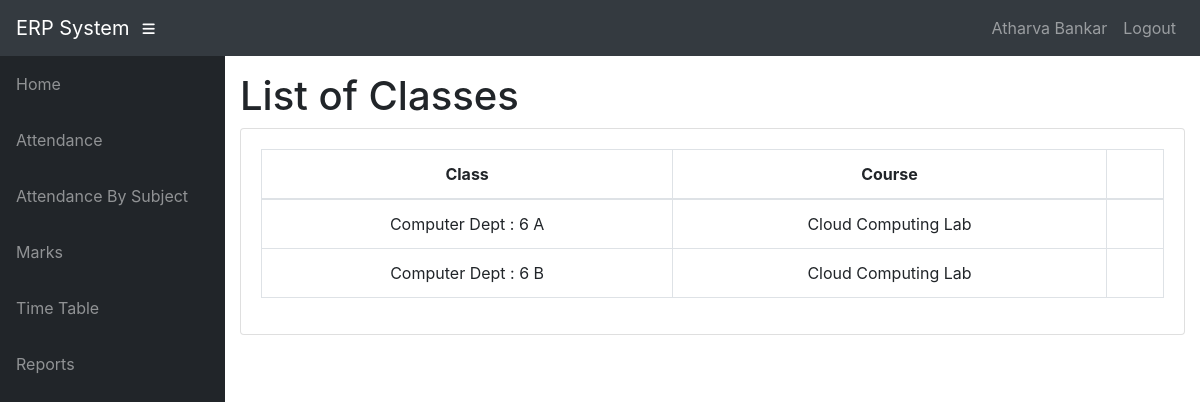
Screenshot of /teacher/tec001/41/Classes/ (signed in) with the database file from the repository.
### info/models.py (models this page shows, shortened)
class User(AbstractUser):
    @property
    def is_student(self):
        if hasattr(self, 'student'):
            return True
        return False

class Student(models.Model):
    user = models.OneToOneField(User, on_delete=models.CASCADE, null=True)
    class_id = models.ForeignKey(Class, on_delete=models.CASCADE, default=1)
    USN = models.CharField(primary_key='True', max_length=100)
    name = models.CharField(max_length=200)
    sex = models.CharField(max_length=50, choices=sex_choice, default='Male')
    DOB = models.DateField(default='1998-01-01')

class Assign(models.Model):
    class_id = models.ForeignKey(Class, on_delete=models.CASCADE)
    course = models.ForeignKey(Course, on_delete=models.CASCADE)
    teacher = models.ForeignKey(Teacher, on_delete=models.CASCADE)
    class Meta:
        unique_together = (('course', 'class_id', 'teacher'),)

class Class(models.Model):
    id = models.CharField(primary_key='True', max_length=100)
    dept = models.ForeignKey(Dept, on_delete=models.CASCADE)
    section = models.CharField(max_length=100)
    sem = models.IntegerField()
    class Meta:
        verbose_name_plural = 'classes'
    def __str__(self):
        d = Dept.objects.get(name=self.dept)
        return '%s : %d %s' % (d.name, self.sem, self.section)

class Dept(models.Model):
    id = models.CharField(primary_key='True', max_length=100)
    name = models.CharField(max_length=200)
    def __str__(self):
        return self.name

class Course(models.Model):
    dept = models.ForeignKey(Dept, on_delete=models.CASCADE)
    id = models.CharField(primary_key='True', max_length=50)
    name = models.CharField(max_length=50)
    shortname = models.CharField(max_length=50, default='X')
    def __str__(self):
        return self.name

### info/views.py (the view)
# urls.py: path('teacher/<slug:teacher_id>/<int:choice>/Classes/', views.t_clas, name='t_clas'),
@login_required
def t_clas(request, teacher_id, choice):
    teacher1 = get_object_or_404(Teacher, id=teacher_id)
    return render(request, 'info/t_clas.html', {'teacher1': teacher1, 'choice': choice})

### info/templates/info/t_clas.html (shortened to what this page needs)
{% extends 'info/base.html' %}
{% block content %}
    <h1>List of Classes</h1>
    <div class="card mb-3">
            <div class="card-body">
              <div class="table-responsive">
                <table class="table table-bordered text-center" id="dataTable" width="100%" cellspacing="0">
                  <thead>
                    <tr>
                        <th>Class</th>
                        <th>Course</th>
                        <th></th>
                    </tr>
                  </thead>
                  <tbody>
                    {% for ass in teacher1.assign_set.all %}
                    <tr>
                        <td>{{ ass.class_id }}</td>
                        <td>{{ ass.course }}</td>
                        <td>
                        </td>
                    </tr>
                    {% empty %}
                            <p>teacher has no courses</p>
                    {% endfor %}
                  </tbody>
                </table>
              </div>
    </div>
{% endblock %}

### info/templates/info/base.html (shortened to what this page needs)
<!DOCTYPE html>
<html lang="en">
  <head>
    {% load static %}
    <link
      href="{% static '/info/bootstrap/vendor/bootstrap/css/bootstrap.min.css' %}"
      rel="stylesheet"
    />
    <link
      href="{% static '/info/bootstrap/vendor/fontawesome-free/css/all.min.css' %}"
      rel="stylesheet"
      type="text/css"
    />
    <link
      href="{% static '/info/bootstrap/vendor/datatables/dataTables.bootstrap4.css' %}"
      rel="stylesheet"
    />
    <link
      href="{% static '/info/bootstrap/css/sb-admin.css' %}"
      rel="stylesheet"
    />
  </head>
  <body id="page-top">
    <nav class="navbar navbar-expand navbar-dark bg-dark static-top">
      <a class="navbar-brand mr-1" href="{% url 'index' %}"
        >ERP System</a
      >
      <button
        class="btn btn-link btn-sm text-white order-1 order-sm-0"
        id="sidebarToggle"
        href="#"
      >
        <i class="fas fa-bars"></i>
      </button>
      <div class="collapse navbar-collapse" id="navbarResponsive">
        <ul class="navbar-nav ml-auto">
          <li class="nav-item">
            {% if request.user.is_student %}
            <a class="nav-link text-capitalize"
              >{{ request.user.student.name }}</a
            >
            {% elif request.user.is_teacher %}
            <a class="nav-link text-capitalize"
              >{{ request.user.teacher.name }}</a
            >
            {% endif %}
          </li>
          <li class="nav-item">
            <a
              class="nav-link"
              href="#"
              data-toggle="modal"
              data-target="#logoutModal"
              >Logout</a
            >
          </li>
        </ul>
      </div>
    </nav>
    <div id="wrapper">
      <ul class="sidebar navbar-nav">
        <li class="nav-item">
          <a class="nav-link" href="{% url 'index' %}">
            <span>Home</span>
          </a>
        </li>
        {% if request.user.is_student %}
        <li class="nav-item">
          <a
            class="nav-link"
            href="{% url 'attendance' request.user.student.USN %}"
          >
            <span>Attendance</span>
          </a>
        </li>
        <li class="nav-item">
          <a
            class="nav-link"
            href="{% url 'attendance' request.user.student.USN %}"
          >
            <span>Attendance By Subject</span>
          </a>
        </li>
        <li class="nav-item">
          <a
            class="nav-link"
            href="{% url 'marks_list' request.user.student.USN %}"
          >
            <span>Marks</span>
          </a>
        </li>
        <li class="nav-item">
          <a
            class="nav-link"
            href="{% url 'timetable' request.user.student.class_id_id %}"
          >
            <span>Time Table</span>
          </a>
        </li>
        <li class="nav-item">
          <a class="nav-link" href="#">
            <span>Reports</span>
          </a>
        </li>
        {% endif %}
      </ul>
      <div id="content-wrapper">
        <div class="container-fluid">
            {% block content %}
            {% endblock %}
        </div>
      </div>
    </div>
  </body>
</html>

### rows the page displays
User: user.student.name "Atharva Bankar"
Assign: class_id "Computer Dept : 6 A", course "Cloud Computing Lab"
Assign: class_id "Computer Dept : 6 B", course "Cloud Computing Lab"
